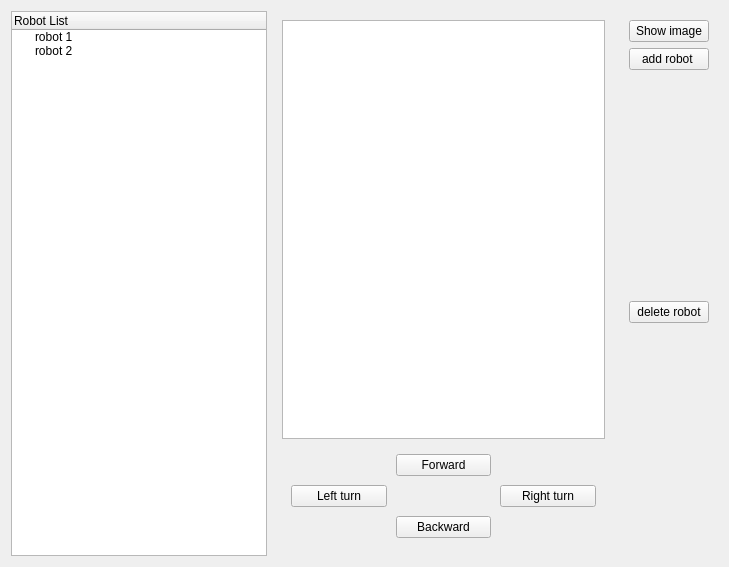
<?xml version="1.0" encoding="UTF-8"?>
<ui version="4.0">
 <class>AdminAppWidget</class>
 <widget class="QWidget" name="AdminAppWidget">
  <property name="enabled">
   <bool>true</bool>
  </property>
  <property name="geometry">
   <rect>
    <x>0</x>
    <y>0</y>
    <width>729</width>
    <height>567</height>
   </rect>
  </property>
  <property name="sizePolicy">
   <sizepolicy hsizetype="Preferred" vsizetype="Preferred">
    <horstretch>0</horstretch>
    <verstretch>0</verstretch>
   </sizepolicy>
  </property>
  <property name="windowTitle">
   <string>Administrator Application</string>
  </property>
  <layout class="QGridLayout" name="gridLayout">
   <item row="0" column="1">
    <layout class="QHBoxLayout" name="horizontalLayout">
     <item>
      <layout class="QVBoxLayout" name="verticalLayout">
       <property name="margin">
        <number>9</number>
       </property>
       <item>
        <widget class="QGraphicsView" name="camera_view"/>
       </item>
       <item>
        <layout class="QGridLayout" name="gridLayout_2" rowstretch="0,0,0,0" columnstretch="0,0,0" rowminimumheight="0,0,0,0" columnminimumwidth="0,0,0">
         <property name="margin">
          <number>9</number>
         </property>
         <property name="spacing">
          <number>9</number>
         </property>
         <item row="0" column="1">
          <widget class="QPushButton" name="right_turn_btn">
           <property name="text">
            <string>Forward</string>
           </property>
          </widget>
         </item>
         <item row="1" column="2">
          <widget class="QPushButton" name="left_turn_btn">
           <property name="text">
            <string>Right turn</string>
           </property>
          </widget>
         </item>
         <item row="1" column="0">
          <widget class="QPushButton" name="backward_btn">
           <property name="text">
            <string>Left turn</string>
           </property>
          </widget>
         </item>
         <item row="3" column="1">
          <widget class="QPushButton" name="forward_btn">
           <property name="text">
            <string>Backward</string>
           </property>
          </widget>
         </item>
        </layout>
       </item>
      </layout>
     </item>
    </layout>
   </item>
   <item row="0" column="0">
    <widget class="QTreeWidget" name="robot_list_tree_widget">
     <property name="sizePolicy">
      <sizepolicy hsizetype="Preferred" vsizetype="Expanding">
       <horstretch>0</horstretch>
       <verstretch>0</verstretch>
      </sizepolicy>
     </property>
     <column>
      <property name="text">
       <string>Robot List</string>
      </property>
     </column>
     <item>
      <property name="text">
       <string>robot 1</string>
      </property>
     </item>
     <item>
      <property name="text">
       <string>robot 2</string>
      </property>
     </item>
    </widget>
   </item>
   <item row="0" column="2">
    <layout class="QVBoxLayout" name="verticalLayout_2">
     <property name="margin">
      <number>9</number>
     </property>
     <item>
      <widget class="QPushButton" name="test_btn">
       <property name="text">
        <string>Show image</string>
       </property>
      </widget>
     </item>
     <item alignment="Qt::AlignTop">
      <widget class="QPushButton" name="test_add_robot_btn">
       <property name="text">
        <string>add robot </string>
       </property>
      </widget>
     </item>
     <item alignment="Qt::AlignTop">
      <widget class="QPushButton" name="test_delete_robot_btn">
       <property name="text">
        <string>delete robot</string>
       </property>
      </widget>
     </item>
    </layout>
   </item>
  </layout>
 </widget>
 <resources/>
 <connections/>
</ui>
